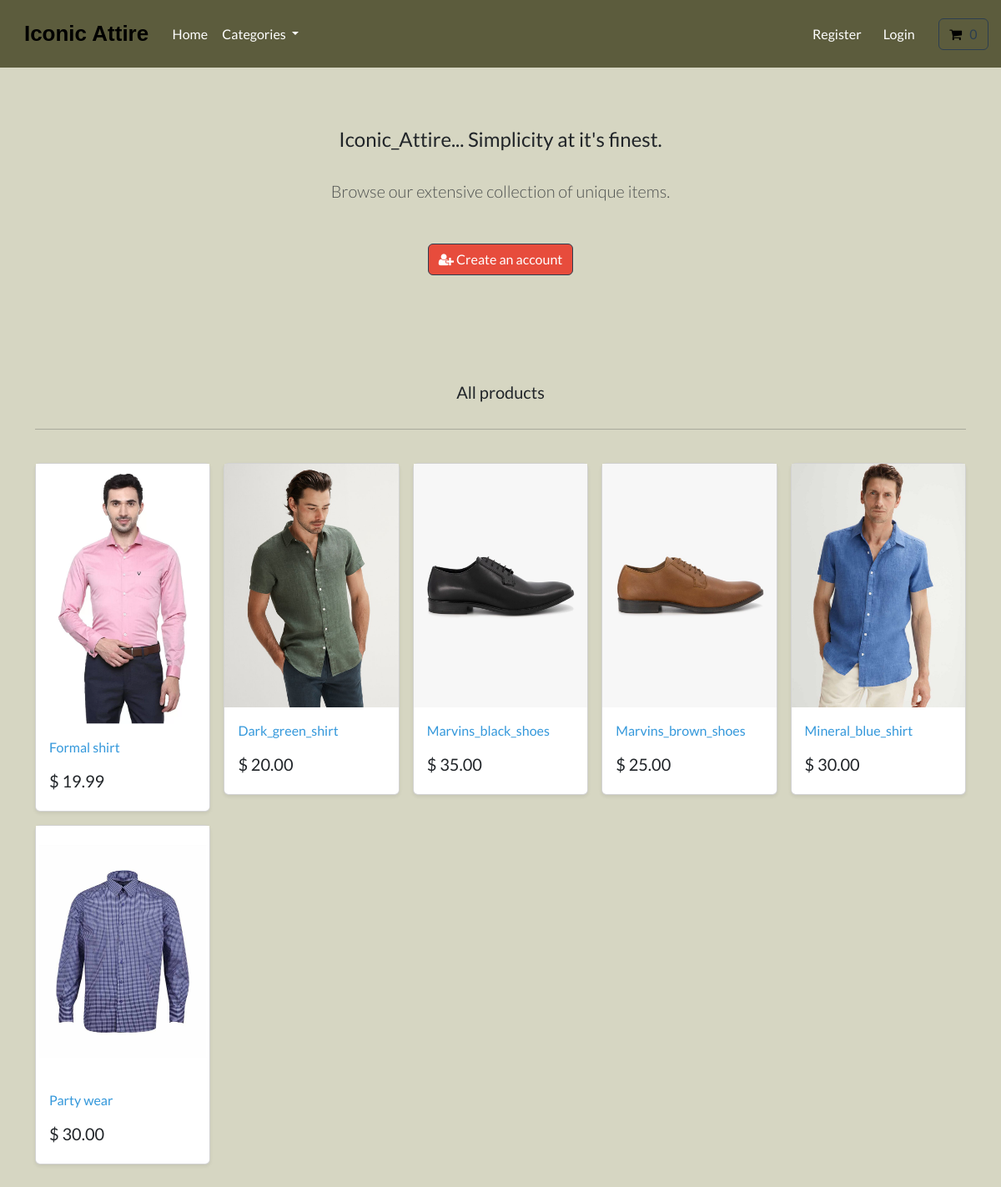
The page / on the database its author committed.
### store/models.py (models this page shows, shortened)
class Product(models.Model):
    category=models.ForeignKey(Category,related_name='product',on_delete=models.CASCADE,null=True)
    title=models.CharField(max_length=250)
    brand=models.CharField(max_length=250,default='un-branched')
    description=models.TextField(blank=True)
    slug=models.SlugField(max_length=255)
    price=models.DecimalField(max_digits=4,decimal_places=2)
    image=models.ImageField(upload_to='images/')
    class Meta:
        verbose_name_plural='products'
    def get_absolute_url(self):
        return reverse('product-info', args={self.slug})

### store/views.py (the view)
# urls.py: path('',include('store.urls')),
def store(request):
    all_products=Product.objects.all()
    context={'my_products':all_products}
    return render(request,'store/store.html',context)

### cart/cart.py (called while the page is built)
    def __len__(self):
        return sum(item['qty'] for item in self.cart.values())

### cart/context_processors.py (called while the page is built)
def cart(request):
    return {'cart':Cart(request)}

### store/models.py (called while the page is built)
    def get_absolute_url(self):
        return reverse('list-category', args={self.slug})

### store/views.py (called while the page is built)
def categories(request):
    all_categories=Category.objects.all()
    return{'all_categories':all_categories}

### store/templates/store/store.html
{% extends "./base.html" %}
{% load static %}
{% block content %}
<div style="background-color: #d6d6c2;">
    <section class="py-4 text-center container">
        <div class="row py-lg-5">
            <div class="col-lg-6 col-md-8 mx-auto">
                <h4> Iconic_Attire... Simplicity at it's finest. </h4>
                <br>
                <p class="lead text-muted">
                Browse our extensive collection of unique items.
                </p>
                <br>
                <a href="{% url 'register' %}" class="btn btn-primary my-2 bg-danger"> <i class="fa fa-user-plus" aria-hidden="true"></i> Create an account </a>
            </div>
        </div>
    </section>
       <div class="album py-5">
        <div style="background-color: #d6d6c2;">
        <div class="container">
          <div class="pb-3 h5 text-center"> All products </div>
          <hr>
          <br>
          <div class="row row-cols-1 row-cols-sm-2 row-cols-md-5 g-3">
            {% for product in my_products %}
              <div class="col">
                <div class="card shadow-sm" >
                  <img class="img-fluid" alt="Responsive image" src="{{product.image.url}}">
                  <div class="card-body">
                    <p class="card-text">
                      <a class="text-info text-decoration-none" href="{{product.get_absolute_url}}"> {{ product.title | capfirst }} </a>
                    </p>
                    <div class="d-flex justify-content-between align-items-center">
                      <h5> $ {{ product.price }} </h5>
                    </div>
                  </div>
                </div>
              </div>
            {% endfor %}
          </div>
        </div>
      </div>
    </div>
</div>
{% endblock %}

### store/templates/store/base.html (shortened to what this page needs)
{% load static %}
<!DOCTYPE html>
<html>
    <head>
        <link rel="stylesheet" href="https://bootswatch.com/5/flatly/bootstrap.min.css">
        <link rel="stylesheet" href="https://cdnjs.cloudflare.com/ajax/libs/font-awesome/4.7.0/css/font-awesome.min.css">
        <link rel="stylesheet" href="{% static 'css/styles.css' %}">
    </head>
    <nav class="navbar navbar-expand-lg justify-content-center" style="background-color: #5c5c3d;">
        <a class="navbar-brand main-heading text-" href="{% url 'store' %}" style="color:ffffcc; font-size: 26px; font-family: 'Georgia', sans-serif;">
        &nbsp; &nbsp; <strong>Iconic Attire</strong>
        </a>
        <a class="nav-link  text-white" href="{% url 'store' %}">
            &nbsp; &nbsp; Home
        </a>
        <div class="collapse navbar-collapse" id="navbarCollapse">
            <ul class="navbar-nav me-auto mb-2 mb-md-0">
                <li class="nav-item dropdown">
                    <a class="nav-link dropdown-toggle text-white" href="#" id="navbarDropdown" role="button"
                    data-bs-toggle="dropdown" aria-expanded="false">
                        Categories
                    </a>
                </li>
            </ul>
        </div>
        <div class="collapse navbar-collapse text-center" id="navbarNavDropdown">
            <ul class="navbar-nav ms-auto">
                {% if user.is_authenticated %}
                    <li class="nav-item">
                        <a class="btn btn-alert navbar-btn text-white" type="button"  href="{% url 'dashboard' %}"> <i class="fa fa-home" aria-hidden="true"></i> &nbsp; Dashboard </a>
                    </li>
                    {% else %}
                    <li class="nav-item">
                        <a class="btn btn-alert navbar-btn text-white" type="button"  href="{% url 'register' %}"> Register </a>
                    </li>
                {% endif %}
                {% if user.is_authenticated %}
                    <li class="nav-item">
                        <a class="btn btn-alert navbar-btn text-white" type="button"  href="{% url 'user-logout' %}"> <i class="fa fa-sign-out" aria-hidden="true"></i> &nbsp; Logout </a>
                    </li>
                    {% else %}
                        <li class="nav-item">
                            <a class="btn btn-alert navbar-btn text-white" type="button"  href="{% url 'my-login' %}"> Login </a>
                        </li>
                {% endif %}
                <li class="nav-item">
                    <a type="button" role="button" href="{% url 'cart-summary' %}" class="btn btn-outline-primary">
                        <i class="fa fa-shopping-cart" aria-hidden="true" style="color: black;"></i>
                        <div id="cart-qty" class="d-inline-flex">
                            {% with qty_amount=cart|length %}
                                {% if qty_amount > 0 %}
                                    {{ qty_amount }}
                                    {% else %}
                                        0
                                {% endif %}
                            {% endwith %}
                        </div>
                    </a>
                </li>
            </ul>
        </div>
    </nav>
    <body>
        {% block content %}
        {% endblock %}
    </body>
</html>

### rows shown on the page
Product: image (picture), title "Formal shirt", price "19.99"
Product: image (picture), title "Dark_green_shirt", price "20.00"
Product: image (picture), title "Marvins_black_shoes", price "35.00"
Product: image (picture), title "Marvins_brown_shoes", price "25.00"
Product: image (picture), title "Mineral_blue_shirt", price "30.00"
Product: image (picture), title "Party wear", price "30.00"
